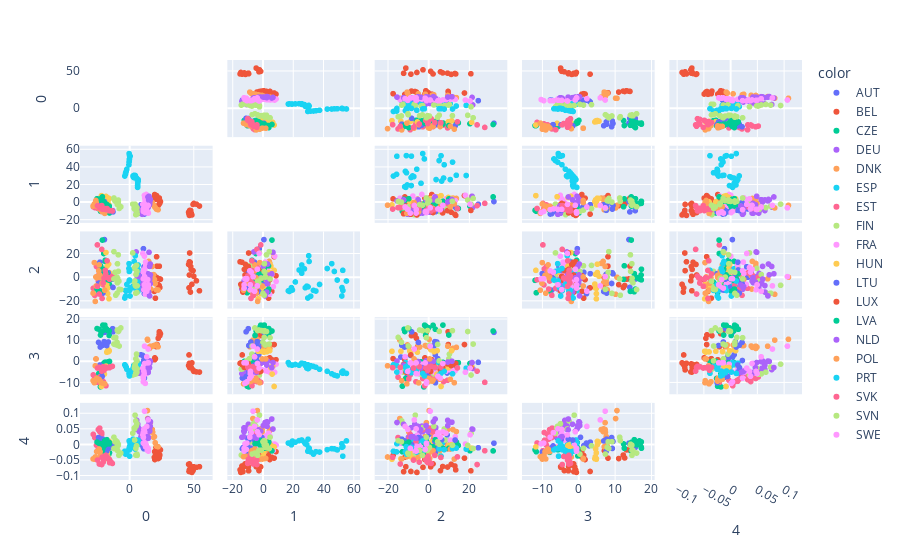

Notebook source saved alongside this figure:
### Markdown cell above
I have provided the principal components coloured by country too

### Code cell
comps = my_pca.transform(pca_arr)
fig = px.scatter_matrix(
    comps,
    labels=["PC1","PC2","PC3","PC4","PC5"],
    color=pca_df.index.get_level_values(0),
    dimensions = range(5),

)
fig.update_traces(diagonal_visible = False)
fig.show()

### Figure 1 — Plotly figure (JSON) as saved in the notebook; plotly's stock layout.template omitted (floating-point values rounded to 4 significant figures)
{"data": [{"diagonal": {"visible": false}, "dimensions": [{"axis": {"matches": true}, "label": "0", "values": [8.905, 10.18, 11.49, 11.42, 10.77, 11.01, 10.23, 10.82, 11.25, 11.03, 11.65, 11.05, 11.44, 11.55]}, {"axis": {"matches": true}, "label": "1", "values": [-2.668, -4.598, -5.651, -4.191, -2.2, -6.698, -7.591, -7.765, -7.322, -9.119, -9.931, -10.56, -12.96, -13.37]}, {"axis": {"matches": true}, "label": "2", "values": [3.372, -8.813, -13.55, 4.514, 24.52, -0.7993, 0.3673, 4.115, 9.19, 3.283, 4.79, 1.43, -10.66, -10.41]}, {"axis": {"matches": true}, "label": "3", "values": [3.191, 2.908, 2.149, 1.421, -0.3657, 0.4984, -5.0, -5.084, -5.416, -5.461, -5.896, -7.666, -7.432, -7.813]}, {"axis": {"matches": true}, "label": "4", "values": [0.00738, -0.004636, 0.004445, -0.003663, -0.01074, 0.02281, 0.03291, 0.03928, 0.03086, 0.01326, 0.0203, -0.0137, -0.01034, -0.01404]}], "hovertemplate": "color=AUT<br>%{xaxis.title.text}=%{x}<br>%{yaxis.title.text}=%{y}<extra></extra>", "legendgroup": "AUT", "marker": {"color": "#636efa", "symbol": "circle"}, "name": "AUT", "showlegend": true, "type": "splom"}, {"diagonal": {"visible": false}, "dimensions": [{"axis": {"matches": true}, "label": "0", "values": [19.53, 19.28, 20.12, 19.67, 21.05, 21.39, 20.54, 21.39, 23.18, 23.53, 24.06, 23.59, 23.03, 22.29]}, {"axis": {"matches": true}, "label": "1", "values": [8.834, 6.079, 3.899, 4.727, 7.625, 4.75, 3.368, 5.255, 4.855, 2.21, 0.687, -0.8618, -2.187, -3.762]}, {"axis": {"matches": true}, "label": "2", "values": [1.616, -11.63, -17.4, -1.741, 17.72, -0.08199, -5.325, 9.76, 9.67, -1.084, -1.297, -8.357, -6.64, -5.926]}, {"axis": {"matches": true}, "label": "3", "values": [0.8734, 0.8993, 1.37, 1.754, 8.07, 7.07, 7.132, 8.046, 14.12, 13.79, 13.16, 12.29, 12.67, 11.02]}, {"axis": {"matches": true}, "label": "4", "values": [-0.0232, -0.04142, -0.0354, -0.04868, -0.04405, -0.02018, -0.009161, -0.0129, -0.01404, -0.01768, -0.01764, -0.03419, -0.04344, -0.04548]}], "hovertemplate": "color=BEL<br>%{xaxis.title.text}=%{x}<br>%{yaxis.title.text}=%{y}<extra></extra>", "legendgroup": "BEL", "marker": {"color": "#EF553B", "symbol": "circle"}, "name": "BEL", "showlegend": true, "type": "splom"}, {"diagonal": {"visible": false}, "dimensions": [{"axis": {"matches": true}, "label": "0", "values": [-24.09, -23.03, -22.65, -22.73, -20.22, -19.89, -19.31, -19.12, -19.07, -19.01, -17.28, -17.39, -16.22, -15.72]}, {"axis": {"matches": true}, "label": "1", "values": [-6.493, -8.792, -10.21, -9.134, -4.417, -7.274, -7.502, -6.841, -7.033, -9.217, -10.55, -10.54, -11.59, -12.13]}, {"axis": {"matches": true}, "label": "2", "values": [-4.434, -11.24, -12.82, -2.273, 20.42, 5.058, 7.202, 13.77, 14.7, 2.589, -2.618, -1.705, -3.802, -5.957]}, {"axis": {"matches": true}, "label": "3", "values": [-5.708, -8.01, -11.67, -12.01, -0.9011, -0.6191, -0.3952, -0.5776, -0.5488, -0.2615, -0.4667, -0.2185, -0.07291, 0.06351]}, {"axis": {"matches": true}, "label": "4", "values": [-0.01737, -0.02543, -0.02354, -0.01725, -0.02041, -0.001573, 0.006213, 0.007379, -0.003123, -0.0122, -0.018, -0.03687, -0.0316, -0.02657]}], "hovertemplate": "color=CZE<br>%{xaxis.title.text}=%{x}<br>%{yaxis.title.text}=%{y}<extra></extra>", "legendgroup": "CZE", "marker": {"color": "#00cc96", "symbol": "circle"}, "name": "CZE", "showlegend": true, "type": "splom"}, {"diagonal": {"visible": false}, "dimensions": [{"axis": {"matches": true}, "label": "0", "values": [5.595, 6.344, 6.405, 6.312, 5.092, 5.289, 6.432, 6.981, 7.171, 7.665, 7.967, 8.881, 9.873, 9.955]}, {"axis": {"matches": true}, "label": "1", "values": [-5.353, -7.42, -9.402, -8.868, -5.831, -10.35, -12.32, -11.18, -11.31, -12.27, -12.47, -12.47, -13.58, -13.69]}, {"axis": {"matches": true}, "label": "2", "values": [9.463, -3.184, -6.756, 3.57, 21.77, -1.665, -8.59, 0.5277, 1.244, -2.874, -4.267, -4.389, -9.811, -9.496]}, {"axis": {"matches": true}, "label": "3", "values": [-3.813, -3.209, -3.794, -4.044, -3.251, -4.65, -4.934, -5.15, -5.484, -5.409, -5.473, -5.611, -5.659, -5.764]}, {"axis": {"matches": true}, "label": "4", "values": [0.07769, 0.05905, 0.06494, 0.05423, 0.04845, 0.0541, 0.05339, 0.0526, 0.05067, 0.04091, 0.04305, 0.02473, 0.02357, 0.02298]}], "hovertemplate": "color=DEU<br>%{xaxis.title.text}=%{x}<br>%{yaxis.title.text}=%{y}<extra></extra>", "legendgroup": "DEU", "marker": {"color": "#ab63fa", "symbol": "circle"}, "name": "DEU", "showlegend": true, "type": "splom"}, {"diagonal": {"visible": false}, "dimensions": [{"axis": {"matches": true}, "label": "0", "values": [13.91, 14.08, 16.19, 15.56, 14.82, 16.52, 16.33, 17.72, 17.97, 18.76, 19.37, 19.96, 20.91, 22.2]}, {"axis": {"matches": true}, "label": "1", "values": [-3.501, -6.437, 2.083, 4.826, 4.336, -0.4056, -1.134, -0.3623, -1.881, -3.035, -4.679, -5.964, -7.773, -8.483]}, {"axis": {"matches": true}, "label": "2", "values": [0.3656, -14.08, -1.014, 12.03, 13.74, -9.665, -4.312, 9.495, 1.825, 2.577, -1.549, -5.015, -10.34, -10.48]}, {"axis": {"matches": true}, "label": "3", "values": [10.54, 10.16, 7.275, 6.225, 6.725, 7.162, 6.865, 7.274, 7.355, 7.546, 7.594, 7.808, 7.882, 7.024]}, {"axis": {"matches": true}, "label": "4", "values": [0.109, 0.08328, 0.07007, 0.048, 0.04151, 0.04028, 0.05009, 0.04801, 0.03926, 0.0228, 0.02531, 0.005415, -0.005432, -0.007352]}], "hovertemplate": "color=DNK<br>%{xaxis.title.text}=%{x}<br>%{yaxis.title.text}=%{y}<extra></extra>", "legendgroup": "DNK", "marker": {"color": "#FFA15A", "symbol": "circle"}, "name": "DNK", "showlegend": true, "type": "splom"}, {"diagonal": {"visible": false}, "dimensions": [{"axis": {"matches": true}, "label": "0", "values": [2.663, 2.701, 3.198, 3.56, 4.411, 5.449, 5.763, 6.627, 6.733, 6.367, 6.258, 6.247, 6.381, 6.208]}, {"axis": {"matches": true}, "label": "1", "values": [30.05, 29.21, 28.19, 30.73, 30.48, 27.63, 25.86, 25.87, 24.13, 21.63, 19.72, 19.06, 17.7, 16.99]}, {"axis": {"matches": true}, "label": "2", "values": [-7.814, -7.19, -8.554, 13.7, 18.55, 7.448, 3.752, 10.7, 6.482, -3.66, -10.47, -8.455, -11.7, -11.18]}, {"axis": {"matches": true}, "label": "3", "values": [-3.345, -3.113, -1.845, -2.388, -3.144, -1.01, -0.7547, -0.7978, -1.753, -1.385, -1.661, -1.635, -1.497, -0.4968]}, {"axis": {"matches": true}, "label": "4", "values": [0.01696, -0.0006709, 0.002415, -0.01178, -0.01502, 0.006893, 0.01428, 0.01371, 0.0124, 0.007397, 0.01084, -0.001314, 0.004279, 0.00445]}], "hovertemplate": "color=ESP<br>%{xaxis.title.text}=%{x}<br>%{yaxis.title.text}=%{y}<extra></extra>", "legendgroup": "ESP", "marker": {"color": "#19d3f3", "symbol": "circle"}, "name": "ESP", "showlegend": true, "type": "splom"}, {"diagonal": {"visible": false}, "dimensions": [{"axis": {"matches": true}, "label": "0", "values": [-28.37, -27.23, -25.32, -25.87, -25.17, -24.06, -24.42, -23.4, -23.27, -21.75, -21.92, -21.42, -20.48, -18.48]}, {"axis": {"matches": true}, "label": "1", "values": [-5.09, -6.023, -6.647, -3.036, -1.183, -5.598, -5.837, -6.495, -7.016, -4.766, -3.881, -5.734, -6.775, -7.057]}, {"axis": {"matches": true}, "label": "2", "values": [-8.993, -14.96, -9.678, 9.415, 27.71, 2.36, -2.837, 0.1732, 2.153, 4.02, 7.421, 2.317, -6.145, -1.834]}, {"axis": {"matches": true}, "label": "3", "values": [-6.319, -7.38, -8.245, -8.86, -9.849, -8.913, -8.005, -7.301, -7.857, -8.586, -9.477, -9.378, -9.565, -11.46]}, {"axis": {"matches": true}, "label": "4", "values": [0.0325, 0.02213, 0.01724, -0.002359, -0.02021, 0.01304, 0.0479, 0.05255, 0.04119, 0.03292, 0.03841, 0.0138, 0.008616, 0.00465]}], "hovertemplate": "color=EST<br>%{xaxis.title.text}=%{x}<br>%{yaxis.title.text}=%{y}<extra></extra>", "legendgroup": "EST", "marker": {"color": "#FF6692", "symbol": "circle"}, "name": "EST", "showlegend": true, "type": "splom"}, {"diagonal": {"visible": false}, "dimensions": [{"axis": {"matches": true}, "label": "0", "values": [4.253, 4.793, 5.713, 4.987, 2.43, 3.527, 4.105, 3.817, 3.877, 5.399, 4.877, 5.735, 5.867, 4.809]}, {"axis": {"matches": true}, "label": "1", "values": [-2.084, -4.434, -6.146, -4.509, -2.132, -7.093, -7.902, -6.757, -7.7, -7.105, -8.811, -10.43, -13.39, -14.11]}, {"axis": {"matches": true}, "label": "2", "values": [-6.477, -13.15, -12.57, 2.661, 20.96, -3.617, -2.81, 7.786, 8.332, 10.33, 10.04, 5.281, -6.892, -7.075]}, {"axis": {"matches": true}, "label": "3", "values": [-1.231, -2.653, -5.026, -5.852, -6.381, -5.974, -5.991, -3.145, -2.379, 3.531, 1.317, 0.3468, -3.448, -3.582]}, {"axis": {"matches": true}, "label": "4", "values": [0.09429, 0.07579, 0.0667, 0.05819, 0.03613, 0.05215, 0.05424, 0.04967, 0.01429, -0.004223, -0.01262, -0.03117, -0.03505, -0.03429]}], "hovertemplate": "color=FIN<br>%{xaxis.title.text}=%{x}<br>%{yaxis.title.text}=%{y}<extra></extra>", "legendgroup": "FIN", "marker": {"color": "#B6E880", "symbol": "circle"}, "name": "FIN", "showlegend": true, "type": "splom"}, {"diagonal": {"visible": false}, "dimensions": [{"axis": {"matches": true}, "label": "0", "values": [12.97, 13.94, 12.34, 12.0, 11.56, 11.76, 12.05, 12.27, 12.44, 12.53, 12.4, 12.43, 13.24, 13.06]}, {"axis": {"matches": true}, "label": "1", "values": [8.892, 7.1, 4.664, 6.174, 7.925, 5.021, 2.876, 3.917, 1.815, -0.2988, -2.356, -2.946, -5.168, -6.204]}, {"axis": {"matches": true}, "label": "2", "values": [-3.237, -7.667, -14.0, 2.96, 18.18, 3.529, -5.562, 8.628, 13.16, 10.84, 4.348, 3.925, -6.095, -5.349]}, {"axis": {"matches": true}, "label": "3", "values": [-1.232, -2.094, -4.924, -5.079, -5.057, -5.141, -4.468, -4.625, -4.288, -3.902, -4.567, -4.485, -5.203, -5.716]}, {"axis": {"matches": true}, "label": "4", "values": [-0.001963, -0.01936, 0.00391, 0.0004537, 0.001239, 0.02549, 0.02988, 0.03613, 0.02455, 0.01392, 0.01508, -0.007368, -0.005669, -0.007224]}], "hovertemplate": "color=FRA<br>%{xaxis.title.text}=%{x}<br>%{yaxis.title.text}=%{y}<extra></extra>", "legendgroup": "FRA", "marker": {"color": "#FF97FF", "symbol": "circle"}, "name": "FRA", "showlegend": true, "type": "splom"}, {"diagonal": {"visible": false}, "dimensions": [{"axis": {"matches": true}, "label": "0", "values": [-21.97, -19.69, -18.4, -17.61, -18.44, -16.71, -15.96, -16.4, -16.64, -17.48, -17.04, -17.83, -17.1, -16.11]}, {"axis": {"matches": true}, "label": "1", "values": [7.595, 6.281, 5.506, 5.48, 6.648, 4.22, 4.039, 4.68, 2.815, 0.6908, 0.4494, 0.9229, -1.046, -2.964]}, {"axis": {"matches": true}, "label": "2", "values": [6.195, 4.198, 3.822, 9.766, 21.25, 1.167, 4.3, 11.39, 2.76, -9.144, -8.72, -5.439, -13.56, -17.96]}, {"axis": {"matches": true}, "label": "3", "values": [-11.8, -5.94, -2.815, -2.948, -2.15, 5.59, 5.146, 5.138, 4.66, 4.864, 4.581, 4.442, 4.878, 4.866]}, {"axis": {"matches": true}, "label": "4", "values": [-0.007773, -0.01137, -0.00242, -0.003452, -0.0119, 0.007682, 0.01009, -0.0008758, -0.01425, -0.02686, -0.0395, -0.04593, -0.04591, -0.04768]}], "hovertemplate": "color=HUN<br>%{xaxis.title.text}=%{x}<br>%{yaxis.title.text}=%{y}<extra></extra>", "legendgroup": "HUN", "marker": {"color": "#FECB52", "symbol": "circle"}, "name": "HUN", "showlegend": true, "type": "splom"}, {"diagonal": {"visible": false}, "dimensions": [{"axis": {"matches": true}, "label": "0", "values": [-24.26, -22.92, -20.86, -19.89, -19.65, -23.18, -22.02, -21.75, -21.46, -21.42, -16.67, -17.87, -13.26, -12.99]}, {"axis": {"matches": true}, "label": "1", "values": [-0.4501, -2.693, -4.064, -3.565, 0.8613, -5.347, -9.479, -9.024, -10.77, -10.8, -7.759, -9.167, -9.477, -10.95]}, {"axis": {"matches": true}, "label": "2", "values": [-4.942, -11.76, -13.12, 3.183, 32.22, 13.12, -3.21, 6.487, -0.4809, 3.415, 4.1, 2.881, -1.29, -8.285]}, {"axis": {"matches": true}, "label": "3", "values": [9.074, 6.9, 7.706, 9.447, 13.85, -1.632, -2.842, -4.859, -7.046, -10.04, 9.266, 7.593, 15.58, 14.09]}, {"axis": {"matches": true}, "label": "4", "values": [0.02213, 0.01135, 0.01697, 0.009628, 0.004085, 0.01419, 0.01739, 0.01491, -0.004834, -0.02452, -0.01286, -0.02175, -0.009241, -0.0007018]}], "hovertemplate": "color=LTU<br>%{xaxis.title.text}=%{x}<br>%{yaxis.title.text}=%{y}<extra></extra>", "legendgroup": "LTU", "marker": {"color": "#636efa", "symbol": "circle"}, "name": "LTU", "showlegend": true, "type": "splom"}, {"diagonal": {"visible": false}, "dimensions": [{"axis": {"matches": true}, "label": "0", "values": [50.12, 52.13, 54.49, 49.5, 46.84, 48.02, 46.65, 46.03, 47.24, 46.66, 47.73, 48.62, 47.46, 46.36]}, {"axis": {"matches": true}, "label": "1", "values": [-1.306, -2.083, -4.261, -2.396, -9.266, -12.09, -11.64, -11.33, -13.67, -14.92, -9.424, -14.41, -13.05, -13.51]}, {"axis": {"matches": true}, "label": "2", "values": [1.091, -2.684, -11.12, 5.913, 20.88, 7.007, 2.247, 11.2, 13.02, 13.42, 9.395, -5.679, -12.22, -8.627]}, {"axis": {"matches": true}, "label": "3", "values": [-4.661, -4.905, -4.971, -3.955, -2.84, -2.768, -1.385, -1.896, -1.409, -0.8446, -1.094, -0.6238, -1.34, 3.145]}, {"axis": {"matches": true}, "label": "4", "values": [-0.07207, -0.07362, -0.07176, -0.08433, -0.0849, -0.07115, -0.06267, -0.06397, -0.06945, -0.08178, -0.07271, -0.09003, -0.08771, -0.08701]}], "hovertemplate": "color=LUX<br>%{xaxis.title.text}=%{x}<br>%{yaxis.title.text}=%{y}<extra></extra>", "legendgroup": "LUX", "marker": {"color": "#EF553B", "symbol": "circle"}, "name": "LUX", "showlegend": true, "type": "splom"}, {"diagonal": {"visible": false}, "dimensions": [{"axis": {"matches": true}, "label": "0", "values": [-25.44, -23.93, -22.37, -22.72, -21.25, -20.83, -20.69, -19.32, -19.52, -18.89, -17.8, -17.38, -15.96, -15.99]}, {"axis": {"matches": true}, "label": "1", "values": [4.077, 3.539, 2.341, 3.874, 6.168, 1.083, 1.054, -1.246, -1.522, -1.807, -2.442, -3.945, -4.328, -5.027]}, {"axis": {"matches": true}, "label": "2", "values": [-9.687, -11.97, -11.65, 10.03, 31.83, 7.121, 2.273, -1.879, -1.138, 0.08946, 3.377, -0.6735, -2.269, -1.397]}, {"axis": {"matches": true}, "label": "3", "values": [15.63, 15.29, 14.23, 12.56, 14.48, 17.28, 17.19, 17.24, 16.72, 15.99, 15.31, 14.76, 14.54, 12.36]}, {"axis": {"matches": true}, "label": "4", "values": [0.007806, 0.004011, 0.002307, -0.01225, -0.02084, -0.01218, -0.007439, 0.008287, 0.01147, -0.001332, 0.01526, 0.003381, 0.00667, 0.001751]}], "hovertemplate": "color=LVA<br>%{xaxis.title.text}=%{x}<br>%{yaxis.title.text}=%{y}<extra></extra>", "legendgroup": "LVA", "marker": {"color": "#00cc96", "symbol": "circle"}, "name": "LVA", "showlegend": true, "type": "splom"}, {"diagonal": {"visible": false}, "dimensions": [{"axis": {"matches": true}, "label": "0", "values": [14.33, 14.82, 15.55, 16.12, 15.13, 15.8, 16.22, 16.07, 15.61, 15.63, 15.5, 14.51, 14.47, 14.15]}, {"axis": {"matches": true}, "label": "1", "values": [6.059, 2.699, 1.59, 2.917, 6.831, 2.577, 2.832, 3.282, 0.4336, -1.284, -2.792, -4.155, -5.805, -6.154]}, {"axis": {"matches": true}, "label": "2", "values": [3.265, -12.22, -15.48, -5.078, 21.46, -1.182, 2.406, 11.54, 9.514, -0.1556, -3.811, -6.262, -8.551, -7.583]}, {"axis": {"matches": true}, "label": "3", "values": [-2.848, -1.692, 0.2377, 0.00395, -0.4537, 0.2904, 0.07931, 0.1561, -0.2419, -0.9316, -2.901, -5.174, -4.828, -4.572]}, {"axis": {"matches": true}, "label": "4", "values": [0.08176, 0.06495, 0.07062, 0.05802, 0.04958, 0.06069, 0.07309, 0.07164, 0.06059, 0.0427, 0.04731, 0.01983, 0.0241, 0.02528]}], "hovertemplate": "color=NLD<br>%{xaxis.title.text}=%{x}<br>%{yaxis.title.text}=%{y}<extra></extra>", "legendgroup": "NLD", "marker": {"color": "#ab63fa", "symbol": "circle"}, "name": "NLD", "showlegend": true, "type": "splom"}, {"diagonal": {"visible": false}, "dimensions": [{"axis": {"matches": true}, "label": "0", "values": [-26.35, -26.15, -26.8, -28.54, -27.54, -25.76, -24.57, -24.12, -23.81, -23.68, -23.1, -22.71, -21.54, -19.41]}, {"axis": {"matches": true}, "label": "1", "values": [2.056, -0.2232, -3.282, -4.263, -1.897, -4.362, -5.185, -5.276, -5.167, -6.995, -7.649, -8.653, -10.7, -12.62]}, {"axis": {"matches": true}, "label": "2", "values": [0.5915, -7.075, -20.12, -13.19, 12.71, 0.01669, 0.5028, 5.759, 10.79, 2.245, 1.913, 0.02012, -4.777, -10.62]}, {"axis": {"matches": true}, "label": "3", "values": [1.245, 1.247, -2.022, -9.069, -10.02, -7.956, -8.448, -8.386, -8.424, -8.796, -9.269, -9.552, -10.12, -10.55]}, {"axis": {"matches": true}, "label": "4", "values": [-0.04492, -0.04698, -0.04038, -0.04666, -0.04715, -0.02283, -0.02361, -0.01864, -0.01479, -0.01972, -0.02353, -0.03598, -0.03868, -0.03944]}], "hovertemplate": "color=POL<br>%{xaxis.title.text}=%{x}<br>%{yaxis.title.text}=%{y}<extra></extra>", "legendgroup": "POL", "marker": {"color": "#FFA15A", "symbol": "circle"}, "name": "POL", "showlegend": true, "type": "splom"}, {"diagonal": {"visible": false}, "dimensions": [{"axis": {"matches": true}, "label": "0", "values": [-0.398, -0.06014, 0.3199, 0.3673, -0.01629, -0.1292, -0.2558, -0.4625, -0.5405, -2.178, -2.671, -3.131, -3.217, -3.778]}, {"axis": {"matches": true}, "label": "1", "values": [55.42, 53.1, 52.4, 52.5, 53.0, 49.36, 47.44, 45.72, 42.71, 37.64, 35.23, 33.6, 31.79, 29.89]}, {"axis": {"matches": true}, "label": "2", "values": [-2.83, -10.88, -15.54, -8.394, 6.185, -2.011, 5.233, 11.85, 7.742, -5.743, -11.34, -10.8, -15.69, -17.22]}, {"axis": {"matches": true}, "label": "3", "values": [-5.614, -4.492, -4.957, -5.319, -5.543, -6.818, -6.399, -5.788, -4.613, -3.651, -2.689, -2.305, -1.953, -1.526]}, {"axis": {"matches": true}, "label": "4", "values": [0.01141, -0.006982, 0.00219, -0.0092, -0.03783, -0.01763, -0.01449, -0.01346, -0.0168, -0.02444, -0.02337, -0.03118, -0.02406, -0.02194]}], "hovertemplate": "color=PRT<br>%{xaxis.title.text}=%{x}<br>%{yaxis.title.text}=%{y}<extra></extra>", "legendgroup": "PRT", "marker": {"color": "#19d3f3", "symbol": "circle"}, "name": "PRT", "showlegend": true, "type": "splom"}, {"diagonal": {"visible": false}, "dimensions": [{"axis": {"matches": true}, "label": "0", "values": [-25.07, -23.66, -21.51, -20.59, -21.76, -19.98, -18.96, -18.64, -17.61, -16.91, -15.72, -15.62, -14.52, -13.46]}, {"axis": {"matches": true}, "label": "1", "values": [-3.865, -6.136, -7.688, -6.757, -3.756, -7.906, -7.216, -8.205, -7.137, -8.482, -9.447, -9.777, -9.588, -9.885]}, {"axis": {"matches": true}, "label": "2", "values": [-7.364, -13.84, -17.61, -4.52, 23.94, -0.3597, 6.111, 3.11, 14.25, -0.02263, -1.327, -0.2675, -0.6181, 1.323]}, {"axis": {"matches": true}, "label": "3", "values": [-3.072, -2.746, -2.905, -2.407, -4.531, -4.116, -2.637, -2.707, -3.013, -2.949, -2.916, -2.565, -2.468, -2.261]}, {"axis": {"matches": true}, "label": "4", "values": [-0.05035, -0.06293, -0.04158, -0.05687, -0.06466, -0.03868, -0.04181, -0.03493, -0.04002, -0.04597, -0.04827, -0.0588, -0.05646, -0.06115]}], "hovertemplate": "color=SVK<br>%{xaxis.title.text}=%{x}<br>%{yaxis.title.text}=%{y}<extra></extra>", "legendgroup": "SVK", "marker": {"color": "#FF6692", "symbol": "circle"}, "name": "SVK", "showlegend": true, "type": "splom"}, {"diagonal": {"visible": false}, "dimensions": [{"axis": {"matches": true}, "label": "0", "values": [-12.24, -10.83, -9.823, -9.945, -12.24, -11.44, -8.783, -8.846, -9.485, -9.392, -9.565, -8.377, -6.857, -8.142]}, {"axis": {"matches": true}, "label": "1", "values": [4.892, 1.057, 0.2346, 1.801, 4.38, 1.5, 1.005, 2.556, 1.173, -0.8797, -2.535, -3.284, -5.138, -6.975]}, {"axis": {"matches": true}, "label": "2", "values": [-1.053, -14.89, -13.32, 0.4878, 22.0, 4.504, 5.32, 19.34, 11.78, -0.4593, -4.362, -2.974, -10.1, -9.951]}, {"axis": {"matches": true}, "label": "3", "values": [11.29, 11.46, 9.145, 7.84, 8.295, 8.119, 14.31, 14.24, 14.64, 14.69, 14.95, 14.67, 15.94, 7.36]}, {"axis": {"matches": true}, "label": "4", "values": [0.02328, 0.0124, 0.008828, -0.009343, -0.01308, 0.008605, 0.0004668, -0.002974, -0.002524, -0.01839, -0.01935, -0.03501, -0.02778, -0.03101]}], "hovertemplate": "color=SVN<br>%{xaxis.title.text}=%{x}<br>%{yaxis.title.text}=%{y}<extra></extra>", "legendgroup": "SVN", "marker": {"color": "#B6E880", "symbol": "circle"}, "name": "SVN", "showlegend": true, "type": "splom"}, {"diagonal": {"visible": false}, "dimensions": [{"axis": {"matches": true}, "label": "0", "values": [11.64, 14.44, 13.38, 11.67, 10.31, 11.15, 11.37, 10.72, 10.76, 10.71, 12.2, 14.1, 14.43, 14.64]}, {"axis": {"matches": true}, "label": "1", "values": [-6.33, -3.569, -5.337, -3.464, -2.341, -8.056, -8.18, -7.558, -8.478, -10.41, -11.68, -10.79, -12.28, -12.26]}, {"axis": {"matches": true}, "label": "2", "values": [0.8572, -6.979, -11.51, 7.098, 20.47, -10.19, -6.049, 4.665, 5.788, -0.9372, -1.006, -1.624, -8.897, -6.077]}, {"axis": {"matches": true}, "label": "3", "values": [7.301, 5.935, 2.255, -0.9258, -3.096, -4.666, -5.701, -6.967, -7.866, -9.616, -10.33, -0.6244, -0.5652, -0.5918]}, {"axis": {"matches": true}, "label": "4", "values": [0.107, 0.07901, 0.058, 0.04089, 0.03091, 0.04845, 0.05026, 0.03802, 0.0231, 0.004315, 0.001819, -0.01584, -0.01272, -0.02154]}], "hovertemplate": "color=SWE<br>%{xaxis.title.text}=%{x}<br>%{yaxis.title.text}=%{y}<extra></extra>", "legendgroup": "SWE", "marker": {"color": "#FF97FF", "symbol": "circle"}, "name": "SWE", "showlegend": true, "type": "splom"}], "layout": {"dragmode": "select", "legend": {"title": {"text": "color"}, "tracegroupgap": 0}, "margin": {"t": 60}}}
